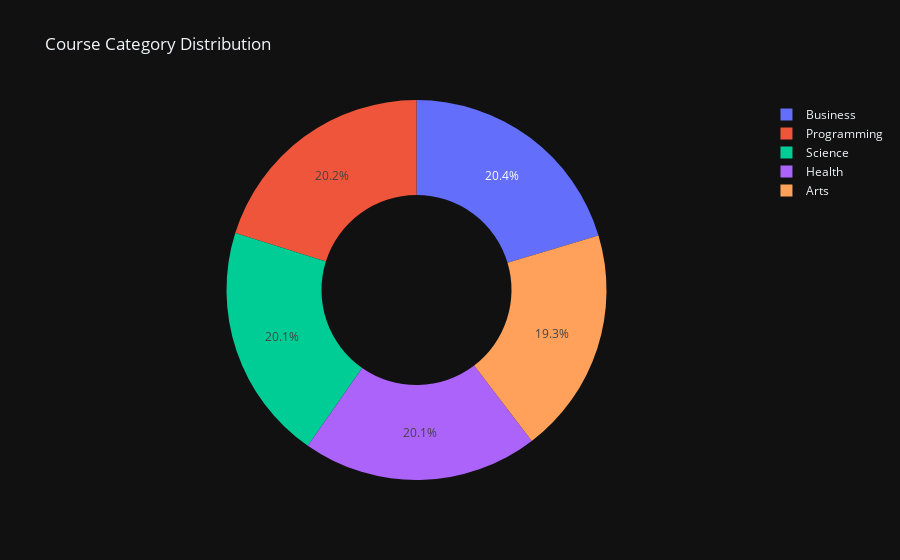

The code cell stored with this chart in its notebook:
### Code cell
# Pie chart of Course Categories
fig = px.pie(df, names='CourseCategory', title='Course Category Distribution', hole=0.5, template='plotly_dark')
fig.show()

### Figure 1 — Plotly figure (JSON) as saved in the notebook; plotly's stock layout.template omitted (floating-point values rounded to 4 significant figures; data arrays with more than 128 entries replaced by an {"elided": "..."} marker saying what was removed)
{"data": [{"domain": {"x": [0, 1], "y": [0, 1]}, "hole": 0.5, "hovertemplate": "CourseCategory=%{label}<extra></extra>", "labels": {"elided": "8210 str values"}, "legendgroup": "", "name": "", "showlegend": true, "type": "pie"}], "layout": {"legend": {"tracegroupgap": 0}, "title": {"text": "Course Category Distribution"}}}
